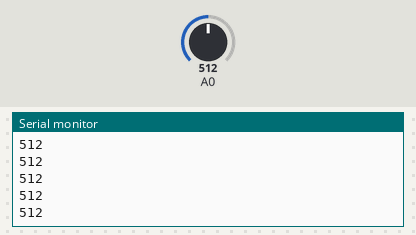
Bench run of a sketch on a simulated Arduino Uno, built with avr-gcc and run on an emulated ATmega328P. Shown: the last lines printed to the serial monitor. The inputs (shaded band) are chosen by the test bench; at power-on: A0 = 512.

Above: at 1.2 s.
1.3 s: A0 set to 716
At 1.56 s:
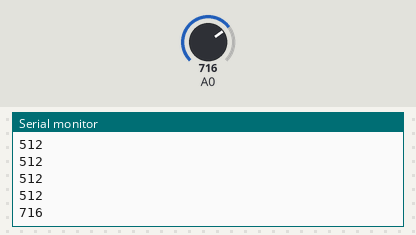
2.8 s: A0 set to 900
At 2.96 s:
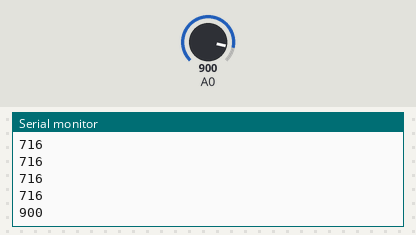
Timing chart, 0 to 5.8 s (numbered marks = the images above; inputs shaded):
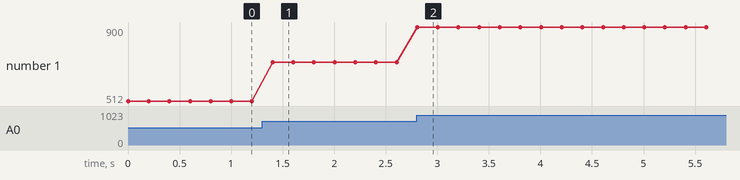

Measured:
- after the input at 1.3 s, the serial monitor: prints a new line after 0.10 s (image 1)
- after the input at 2.8 s, the serial monitor: prints a new line at once (image 2)
- plotted number 1: 512 → 716 after the input at 1.3 s, 716 → 900 after the input at 2.8 s

The sketch:

LDR_tutorial.ino
```cpp
void setup() {
  // put your setup code here, to run once:
Serial.begin(9600);
}

void loop() {
  // put your main code here, to run repeatedly:
  int voltage = analogRead(A0);

  Serial.println(voltage);
  delay(200);
}
```
